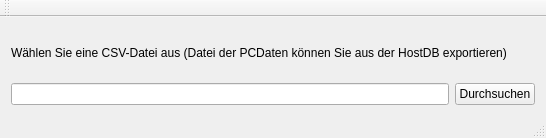
<?xml version="1.0" encoding="UTF-8"?>
<ui version="4.0">
 <class>MainWindow</class>
 <widget class="QMainWindow" name="MainWindow">
  <property name="geometry">
   <rect>
    <x>0</x>
    <y>0</y>
    <width>546</width>
    <height>138</height>
   </rect>
  </property>
  <property name="windowTitle">
   <string>MainWindow</string>
  </property>
  <widget class="QWidget" name="centralWidget">
   <layout class="QGridLayout" name="gridLayout">
    <item row="0" column="0" colspan="2">
     <widget class="QLabel" name="label">
      <property name="text">
       <string>Wählen Sie eine CSV-Datei aus (Datei der PCDaten können Sie aus der HostDB exportieren)</string>
      </property>
     </widget>
    </item>
    <item row="1" column="0">
     <widget class="QLineEdit" name="lineSearch"/>
    </item>
    <item row="1" column="1">
     <widget class="QPushButton" name="pushButton">
      <property name="text">
       <string>Durchsuchen</string>
      </property>
     </widget>
    </item>
   </layout>
  </widget>
  <widget class="QMenuBar" name="menuBar">
   <property name="geometry">
    <rect>
     <x>0</x>
     <y>0</y>
     <width>546</width>
     <height>26</height>
    </rect>
   </property>
  </widget>
  <widget class="QToolBar" name="mainToolBar">
   <attribute name="toolBarArea">
    <enum>TopToolBarArea</enum>
   </attribute>
   <attribute name="toolBarBreak">
    <bool>false</bool>
   </attribute>
  </widget>
  <widget class="QStatusBar" name="statusBar"/>
 </widget>
 <layoutdefault spacing="6" margin="11"/>
 <resources/>
 <connections/>
</ui>
